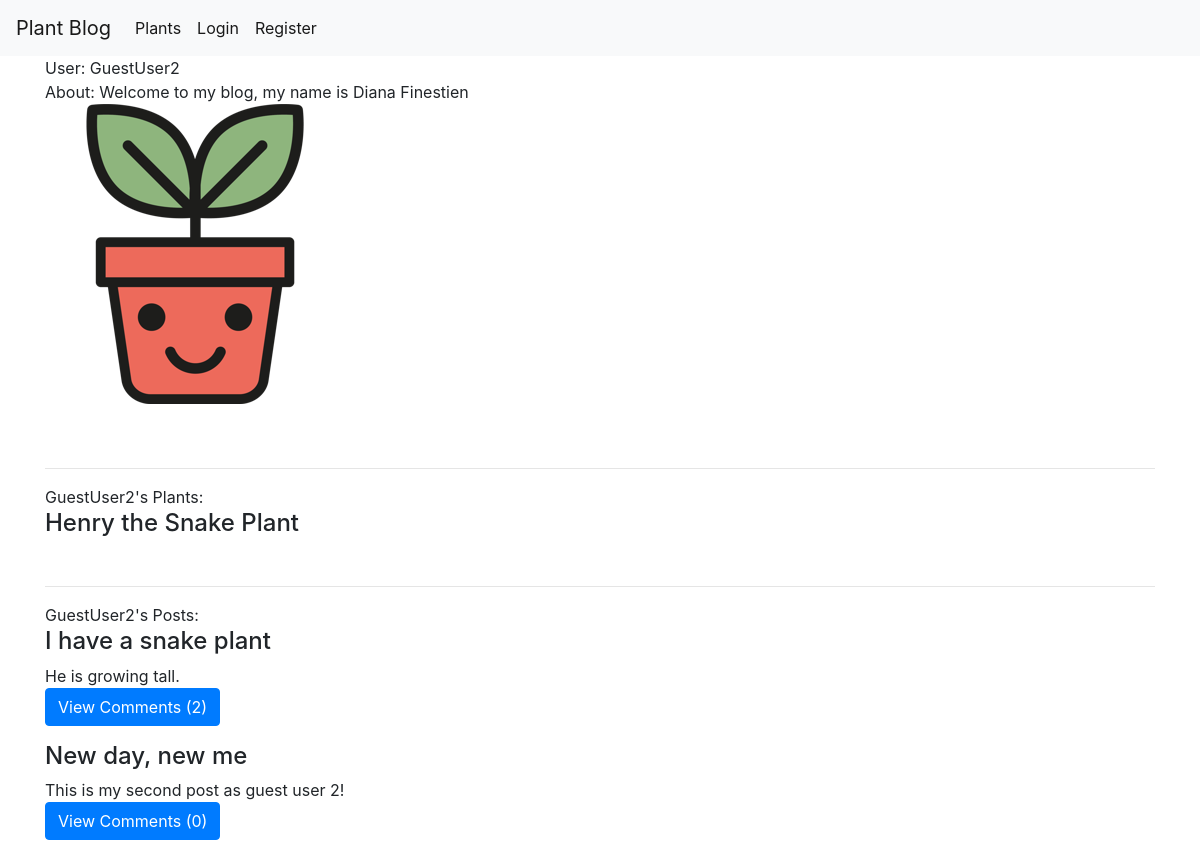
Page /profiles/user/4 on the committed database.
### profiles/models.py (models this page shows, shortened)
class UserProfile(models.Model):
  user = models.OneToOneField(User, unique=True, on_delete=models.CASCADE, primary_key=True)
  profile_image = models.ImageField(default='default_profile.jpg', upload_to='profile_images', blank=True)
  about = models.CharField(max_length=600, default='', blank=True)
  zipcode = models.CharField(max_length=5, default='', blank=True)
  requires_comment_validation = models.BooleanField(default=False)
  following = models.ManyToManyField('self', through='FollowedUser', symmetrical=False, related_name='is_following')

class UserPlant(models.Model):
  user = models.ForeignKey(User, on_delete=models.CASCADE)
  plant = models.ForeignKey('plants.Plant', on_delete=models.CASCADE)
  nickname = models.CharField(max_length=25, default='')
  userplant_image = models.ImageField(upload_to='userplant_images/', blank=True)

### plants/models.py (models this page shows, shortened)
class Plant(models.Model):
  name = models.CharField(max_length=80)
  bionominal = models.CharField(max_length=80)
  description = models.TextField()
  sun_pref_choices = [
      ('1', "High"),
      ('2', "Med/High"),
      ('3', "Med"),
      ('4', "Med/Low"),
      ('5', "Low"),
      ('6', "Any")]
  sun_pref = models.CharField(max_length=10, choices=sun_pref_choices)
  water_freq = models.IntegerField()
  fertilizer_freq = models.IntegerField()

### posts/models.py (models this page shows, shortened)
class Post(models.Model):
  author = models.ForeignKey(User, on_delete=models.CASCADE)
  title = models.CharField(max_length=200)
  text = models.TextField()
  user_likes = models.ManyToManyField(User, related_name='posts_liked', blank=True)
  total_likes = models.PositiveIntegerField(db_index=True,
                                              default=0)
  post_image = models.ImageField(upload_to='post_images', blank=True)
  created_dt = models.DateTimeField(default=timezone.now)
  published_dt = models.DateTimeField(blank=True, null=True)

### profiles/views.py (the view)
# urls.py: path('user/<int:pk>', views.ProfileView.as_view(), name='profile'),
class ProfileView(generic.DetailView):
  model = UserProfile
  context_object_name = 'user_profile'
  template_name = "profiles/user.html"
  def get_context_data(self, *args, **kwargs):
    context = super().get_context_data(**kwargs)
    user = get_object_or_404(User, id=self.kwargs['pk'])
    context['user_plants'] = UserPlant.objects.filter(user=user)
    context['posts'] = Post.objects.filter(author=user)
    return context

### profiles/templates/profiles/user.html (shortened to what this page needs)
{% extends "base.html" %}
{% block content %}
  User: {{ user_profile.user }} <br>
  About: {{ user_profile.about }} <br>
  <div class="media">
    <img src="{{ user_profile.profile_image.url }}"> <br>
  </div><br><br>
  <hr>
  {{ user_profile.user }}'s Plants:
  {% for plant in user_plants %}
    <h4> {{ plant.nickname }} the {{ plant.plant.name }} </h4>
  {% endfor %}
  <br>
  <hr>
   {{ user_profile.user }}'s Posts: <br>
  {% for post in posts %}
    <h4> {{ post.title }} </h4>
    {{ post.text }} <br>
    <p>
      <a class="btn btn-primary" data-toggle="collapse" href="#collapseExample" role="button" aria-expanded="false" aria-controls="collapseExample">
        View Comments ({{post.comments.all.count}})
      </a>
    </p>
  {% endfor %}
{% endblock %}

### static/main.css (style rules this page uses)
h2, h3, h4, h5, h6 { color: green; }
body { background: green; color: green; margin-top: 5rem; }

### rows in the picture
UserProfile: user "GuestUser2", about "Welcome to my blog, my name is Diana Finestien", profile_image (placeholder picture)
UserPlant: nickname "Henry", plant.name "Snake Plant"
Post: title "I have a snake plant", text "He is growing tall.", comments.all.count "2"
Post: title "New day, new me", text "This is my second post as guest user 2!", comments.all.count "0"
